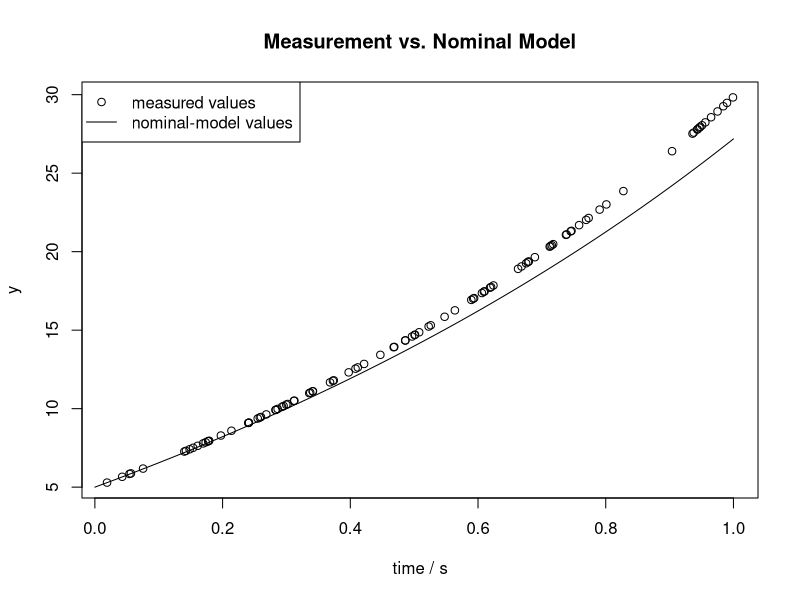

The R source for this figure:
#define constants

k1 <- 5 
k2 <- 5 
k3 <- 5 

a <- 1
b <- 1
c <- 1
d <- 10
e <- 0.1
eta <- 1

kTInitial <- 0
kTFinal <- 1
kNumberDatapoints <- 100
kDimOfMeasurement <- 1
kDimOfStatespace <- 2


# define functions ---

f.True <- function(x, u){
  output <- c( a*x[2] , c*x[3]+d*u , e*u )
  return( output )  
}

f.Nominal <- function(x, u){
  output <- c( a*x[2] , d*u )
  return( output )  
}

u <- function(t){
  return(exp(b*t))
}

x.True <- function(t){
  x1 <- a*c*e* 1/(b**3) * (u(t)-1) + a*d*1/(b**2) * (u(t)-1) +a*c*k3* 1/2*t**2 + k2*t+k1
  x2 <- c*e* 1/(b**2) * (u(t)-1) + d*1/(b) * (u(t)-1) +c*k3*t+ k2
  x3 <- e* 1/b * (u(t)-1) + k3
  return( c(x1,x2,x3) )
}

x.Nominal <- function(t){
  x1 <- a*d*1/b**2 * (u(t)-1)+t*k2+k1
  x2 <- d* 1/b * (u(t)-1) + k2
  return(c(x1,x2))
}

h <- function(x){
  output <- matrix(0, kDimOfMeasurement, 1)
  
  if (length(x) == 3) {
    output[,1] <- (eta * x[1])
  } else if (length(x) == 2) {
    output[,1] <- (eta * x[1])
  } else { 
    print("h: Problem with dimension of x")
    output[,1] <- (0)
  }
  return(output)
}


# --- define functions


# sample measurement ---

t.measured <- sort(runif(kNumberDatapoints, min = kTInitial, max = kTFinal), decreasing = FALSE)
x.measured <- sapply(t.measured, x.True)
y.measured <- matrix(0,1,kNumberDatapoints)

for (i in 1:kNumberDatapoints) {
  y.measured[1,i] <- h(x.measured[,i])
}

# --- sample measurement

# compute nominal-model expectations ---

x.nominal <- sapply(t.measured, x.Nominal)
y.nominal <- matrix(0,1,kNumberDatapoints)
for (i in 1:kNumberDatapoints) {
  y.nominal[1,i] <- h(x.nominal[,i])
}

t.plot <- seq(kTInitial, kTFinal, by = (kTFinal-kTInitial)/1000)
x.nominal.plot <- sapply(t.plot, x.Nominal)
y.nominal.plot <- matrix(0,1,length(t.plot))
for (i in 1:length(t.plot)) {
  y.nominal.plot[,i] <- h(x.nominal.plot[,i])
}

# --- compute nominal-model expectations


# plot measurent and nominal-expectation ---

plot(t.measured, y.measured[1,], xlab = "time / s", ylab = "y" )
lines(t.plot, y.nominal.plot[1,], lty = 1 )
title(main = "Measurement vs. Nominal Model")
legend('topleft',c("measured values", "nominal-model values"),pch = c(1,NA), lty = c(NA,1))

# --- plot measurement and nominal-expectation


# optimization ---

#weighting matrix and 
Q <- diag(kDimOfMeasurement)
kAlpha1 <- 1
kAlpha2 <- 1

# expected model and cost functional

f.Expected <- function(x, u, w) {
  return(f.Nominal(x, u) + w ) 
}

J <- function(w, y.measured, x, Q = diag(kDimOfMeasurement)){
  J <- 0
  for (k in 1:kNumberDatapoints) {
    for (i in 1:kDimOfMeasurement) {
      for (j in 1:kDimOfMeasurement) {
        J = J + Q[i,j] * (y.measured[i,k] - h(x[,k])[i,] ) * (y.measured[j,k]- h(x[,k])[i,] )
      }
    }
  
    for (i in 1:kDimOfStatespace) {
      J = J + kAlpha1 * sqrt(w[i,k]**2) + kAlpha2/2 * w[i,k]**2
    }
  }
  return(J)
}


# --- optimization

# TESTING AREA ---

# good guess of the hidden inputs
w.test <- matrix(0, kDimOfStatespace, kNumberDatapoints)
w.test[1,] <- x.measured[1,] - sapply(t.measured, x.Nominal)[1,] 
w.test[2,] <- x.measured[2,] - sapply(t.measured, x.Nominal)[2,] 

cost.test <- J(w.test,y.measured, x.nominal)
print(cost.test)
# --- TESTING AREA